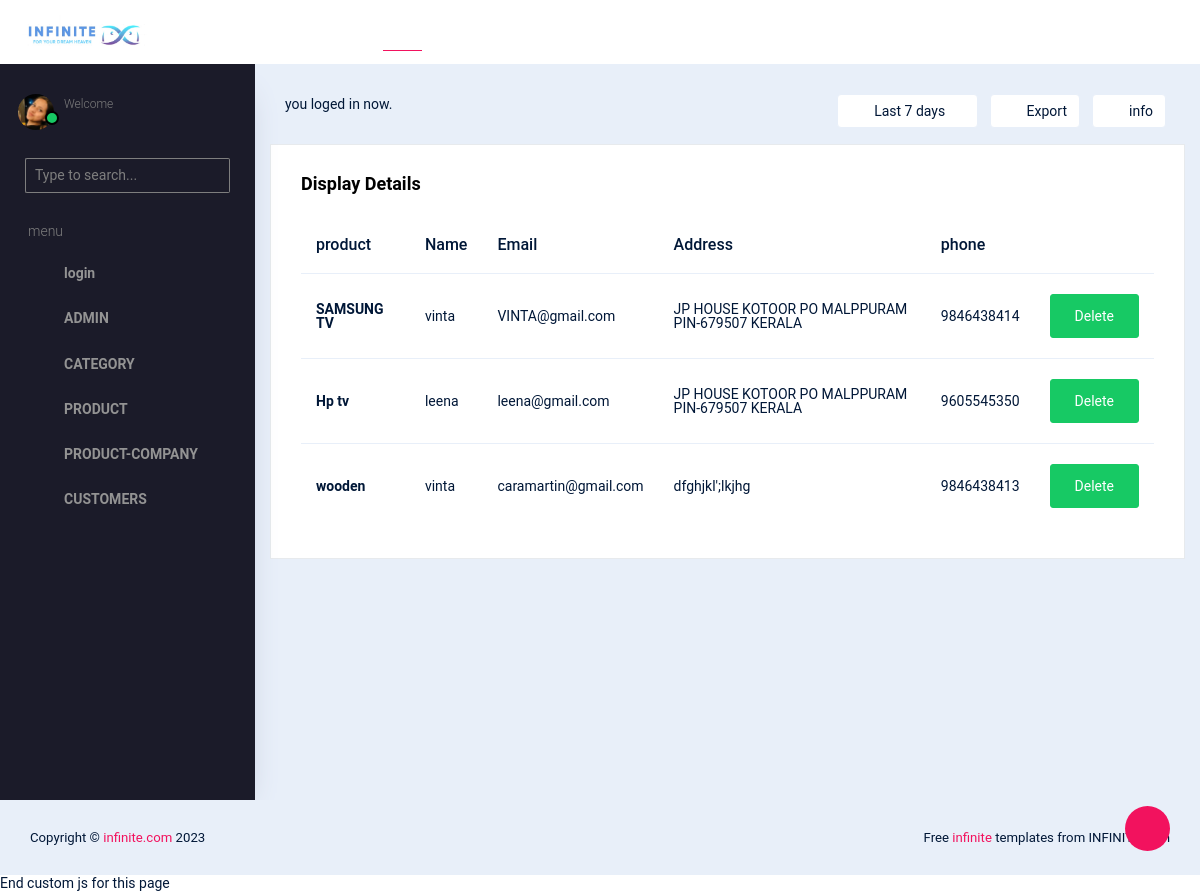
Screenshot of /ipend/displaycart/ with the database file from the repository.
### ipend/models.py (models this page shows)
class cartdb(models.Model):
    companyname = models.CharField(max_length=100, null=True, blank=True)
    username = models.CharField(max_length=100, null=True, blank=True)
    email = models.EmailField(null=True, blank=True)
    address = models.CharField(max_length=100, null=True, blank=True)
    phone = models.IntegerField(null=True, blank=True)

### ipend/views.py (the view)
# urls.py: path('displaycart/', views.displaycart, name="displaycart"),
def displaycart(request):
    data = cartdb.objects.all()
    return render(request, "displaycart.html", {'data': data})

### ipend/Templates/displaycart.html (shortened to what this page needs)
<!DOCTYPE html>
{% extends 'index.html' %}
{% block content %}
<html lang="en">
<head>
</head>
<body>
<div class="card">
                  <div class="card-body">
                    <h4 class="card-title">Display  Details</h4>
                    <div class="table-responsive">
                      <table class="table">
                        <thead>
                          <tr>
                             <th>product</th>
                            <th>Name</th>
                            <th>Email</th>
                            <th>Address</th>
                            <th>phone</th>
                          </tr>
                        </thead>
                        <tbody>
                        {% for d in data %}
                        <tr>
                            <th>{{ d.companyname }}</th>
                            <td>{{ d.username }}</td>
                            <td>{{ d.email }}</td>
                            <td>{{ d.address }}</td>
                            <td>{{ d.phone }}</td>
                            <td>
                                <form action="{% url 'deletecart' dataid=d.id %}">
                                    <button type="submit" class="btn btn-success">Delete</button>
                                </form>
                            </td>
                        </tr>
                        {% endfor %}
                        </tbody>
                      </table>
                    </div>
                  </div>
                </div>
</body>
{% endblock %}

### ipend/Templates/index.html (shortened to what this page needs)
<!DOCTYPE html>
{% load static %}
<html lang="en">
  <head>
    <link rel="stylesheet" href="{% static 'vendors/typicons.font/font/typicons.css' %}">
    <link rel="stylesheet" href="{% static 'vendors/css/vendor.bundle.base.css' %}">
    <link rel="stylesheet" href="{% static 'css/vertical-layout-light/style.css' %}">
  </head>
  <body>
    <div class="container-scroller">
      <nav class="navbar col-lg-12 col-12 p-0 fixed-top d-flex flex-row">
        <div class="text-center navbar-brand-wrapper d-flex align-items-center justify-content-center">
          <a class="navbar-brand brand-logo" href="{% url 'index' %}"><img src="{% static 'images/logo.jpg' %}" alt="logo"/></a>
          <button class="navbar-toggler navbar-toggler align-self-center d-none d-lg-flex" type="button" data-toggle="minimize">
            <span class="typcn typcn-th-menu"></span>
          </button>
        </div>
        <div class="navbar-menu-wrapper d-flex align-items-center justify-content-end">
          <ul class="navbar-nav mr-lg-2">
            <li class="nav-item  d-none d-lg-flex">
              <a class="nav-link" href="#">
              </a>
            </li>
            <li class="nav-item  d-none d-lg-flex">
              <a class="nav-link active" href="#">
              </a>
            </li>
            <li class="nav-item  d-none d-lg-flex">
              <a class="nav-link" href="#">
              </a>
            </li>
          </ul>
          <ul class="navbar-nav navbar-nav-right">
            <li class="nav-item d-none d-lg-flex  mr-2">
              <a class="nav-link" href="#">
              </a>
            </li>
            <li class="nav-item nav-profile dropdown">
              <a class="nav-link dropdown-toggle  pl-0 pr-0" href=" " data-toggle="dropdown" id="profileDropdown">
                <i class="typcn typcn-user-outline mr-0"></i>
            </li>
          </ul>
        </div>
      </nav>
      <div class="container-fluid page-body-wrapper">
        <div class="theme-setting-wrapper">
          <div id="settings-trigger"><i class="typcn typcn-cog-outline"></i></div>
        </div>
        <nav class="sidebar sidebar-offcanvas" id="sidebar">
        <ul class="nav">
          <li class="nav-item">
            <div class="d-flex sidebar-profile">
              <div class="sidebar-profile-image">
                <img src="{% static 'images/faces/face28.png' %}" alt="image">
                <span class="sidebar-status-indicator"></span>
              </div>
              <div class="sidebar-profile-name" style="color:blue">
                <p class="sidebar-designation">
                  Welcome
                </p>
              </div>
            </div>
            <div class="nav-search">
              <div class="input-group">
                <input type="text" class="form-control" placeholder="Type to search..." aria-label="search" aria-describedby="search">
                <div class="input-group-append">
                  <span class="input-group-text" id="search">
                    <i class="typcn typcn-zoom"></i>
                  </span>
                </div>
              </div>
            </div>
            <p class="sidebar-menu-title">menu</p>
          </li>
          <li class="nav-item">
            <a class="nav-link" href="{% url 'loginpage' %}">
              <i class="typcn typcn-device-desktop menu-icon"></i>
              <span class="menu-title">login</span>
            </a>
          </li>
          <li class="nav-item">
            <a class="nav-link" data-toggle="collapse" href="#ui-basic5" aria-expanded="false" aria-controls="ui-basic">
              <i class="typcn typcn-briefcase menu-icon"></i>
              <span class="menu-title">ADMIN</span>
              <i class="menu-arrow"></i>
            </a>
          </li>
          <li class="nav-item">
            <a class="nav-link" data-toggle="collapse" href="#ui-basic" aria-expanded="false" aria-controls="ui-basic">
              <i class="typcn typcn-briefcase menu-icon"></i>
              <span class="menu-title">CATEGORY</span>
              <i class="menu-arrow"></i>
            </a>
          </li>
          <li class="nav-item">
            <a class="nav-link" data-toggle="collapse" href="#form-elements" aria-expanded="false" aria-controls="form-elements">
              <i class="typcn typcn-film menu-icon"></i>
              <span class="menu-title">PRODUCT</span>
              <i class="menu-arrow"></i>
            </a>
          </li>
          <li class="nav-item">
            <a class="nav-link" data-toggle="collapse" href="#form-element" aria-expanded="false" aria-controls="form-element">
              <i class="typcn typcn-chart-pie-outline menu-icon"></i>
              <span class="menu-title">PRODUCT-COMPANY</span>
              <i class="menu-arrow"></i>
            </a>
          </li>
          <li class="nav-item">
            <a class="nav-link" data-toggle="collapse" href="#ui-basic4" aria-expanded="false" aria-controls="ui-basic">
              <i class="typcn typcn-briefcase menu-icon"></i>
              <span class="menu-title">CUSTOMERS</span>
              <i class="menu-arrow"></i>
            </a>
          </li>
        </ul>
      </nav>
        <div class="main-panel">
          <div class="content-wrapper">
            <div class="row">
              <div class="col-sm-6">
                <p>you loged in now.</p>
              </div>
              <div class="col-sm-6">
                <div class="d-flex align-items-center justify-content-md-end">
                  <div class="mb-3 mb-xl-0 pr-1">
                      <div class="dropdown">
                        <button class="btn bg-white btn-sm dropdown-toggle btn-icon-text border mr-2" type="button" id="dropdownMenu3" data-toggle="dropdown" aria-haspopup="true" aria-expanded="false">
                            <i class="typcn typcn-calendar-outline mr-2"></i>Last 7 days
                        </button>
                      </div>
                  </div>
                  <div class="pr-1 mb-3 mr-2 mb-xl-0">
                    <button type="button" class="btn btn-sm bg-white btn-icon-text border"><i class="typcn typcn-arrow-forward-outline mr-2"></i>Export</button>
                  </div>
                  <div class="pr-1 mb-3 mb-xl-0">
                    <button type="button" class="btn btn-sm bg-white btn-icon-text border"><i class="typcn typcn-info-large-outline mr-2"></i>info</button>
                  </div>
                </div>
              </div>
            </div>
            <div class="row  mt-3">
             {% block content %}{% endblock %}
                  </div>
                </div>
              </div>
            </div>
          </div>
          <footer class="footer">
            <div class="d-sm-flex justify-content-center justify-content-sm-between">
              <span class="text-center text-sm-left d-block d-sm-inline-block">Copyright © <a href="https://www.bootstrapdash.com/" target="_blank">infinite.com</a> 2023</span>
              <span class="float-none float-sm-right d-block mt-1 mt-sm-0 text-center">Free <a href="https://www.bootstrapdash.com/" target="_blank">infinite </a>templates from INFINITE.com</span>
            </div>
          </footer></div>
     End custom js for this page
  </body>
</html>

### rows the page displays
cartdb: companyname "SAMSUNG TV", username "vinta", email "VINTA@gmail.com", address "JP HOUSE KOTOOR PO MALPPURAM PIN-679507 KERALA", phone "9846438414"
cartdb: companyname "Hp tv", username "leena", email "leena@gmail.com", address "JP HOUSE KOTOOR PO MALPPURAM PIN-679507 KERALA", phone "9605545350"
cartdb: companyname "wooden", username "vinta", email "caramartin@gmail.com", address "dfghjkl';lkjhg", phone "9846438413"
